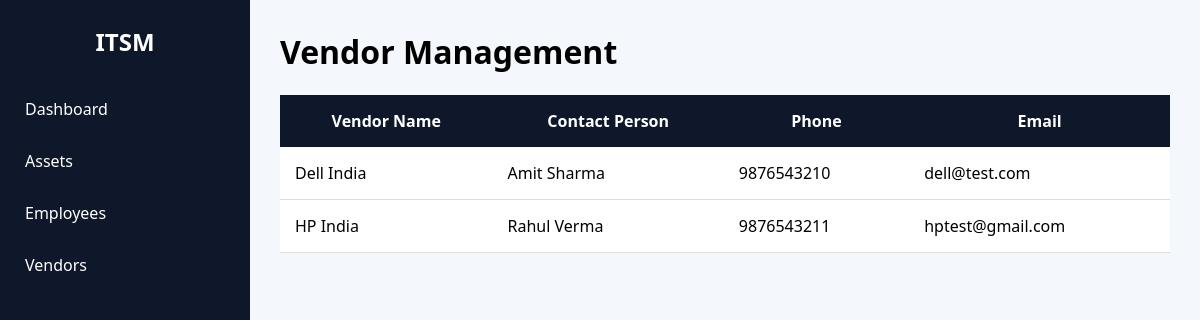
Page /vendors/ (signed in) on the committed database.
### assets/models.py (models this page shows, shortened)
class Vendor(models.Model):
    vendor_name = models.CharField(max_length=100)
    contact_person = models.CharField(max_length=100)
    phone = models.CharField(max_length=15)
    email = models.EmailField()

### assets/views.py (the view)
# urls.py: path('vendors/', vendors_page, name='vendors'),
@login_required
def vendors_page(request):
    vendors = Vendor.objects.all()
    return render(
        request,
        'vendors.html',
        {
            'vendors': vendors
        }
    )

### templates/vendors.html (shortened to what this page needs)
<!DOCTYPE html>
<html>
<head>
</head>
<body>
<div class="sidebar">
<h2>ITSM</h2>
<a href="/dashboard/">Dashboard</a>
<a href="/assets/">Assets</a>
<a href="/employees/">Employees</a>
<a href="/vendors/">Vendors</a>
</div>
<div class="content">
<h1>Vendor Management</h1>
<br>
<table>
<tr>
<th>Vendor Name</th>
<th>Contact Person</th>
<th>Phone</th>
<th>Email</th>
</tr>
{% for vendor in vendors %}
<tr>
<td>{{ vendor.vendor_name }}</td>
<td>{{ vendor.contact_person }}</td>
<td>{{ vendor.phone }}</td>
<td>{{ vendor.email }}</td>
</tr>
{% endfor %}
</table>
</div>
</body>
</html>

### templates/vendors.html (style rules this page uses)
* { margin:0; padding:0; box-sizing:border-box; font-family:'Segoe UI',sans-serif; }
body { background:#f4f7fb; display:flex; }
.sidebar { width:250px; height:100vh; background:#0f172a; position:fixed; color:white; }
.sidebar h2 { padding:25px; text-align:center; }
.sidebar a { display:block; padding:15px 25px; color:white; text-decoration:none; }
.content { margin-left:250px; padding:30px; width:100%; }
table { width:100%; background:white; border-collapse:collapse; }
th { background:#0f172a; color:white; padding:15px; }
td { padding:15px; border-bottom:1px solid #ddd; }

### rows in the picture
Vendor: vendor_name "Dell India", contact_person "Amit Sharma", phone "9876543210", email "dell@test.com"
Vendor: vendor_name "HP India", contact_person "Rahul Verma", phone "9876543211", email "hptest@gmail.com"
